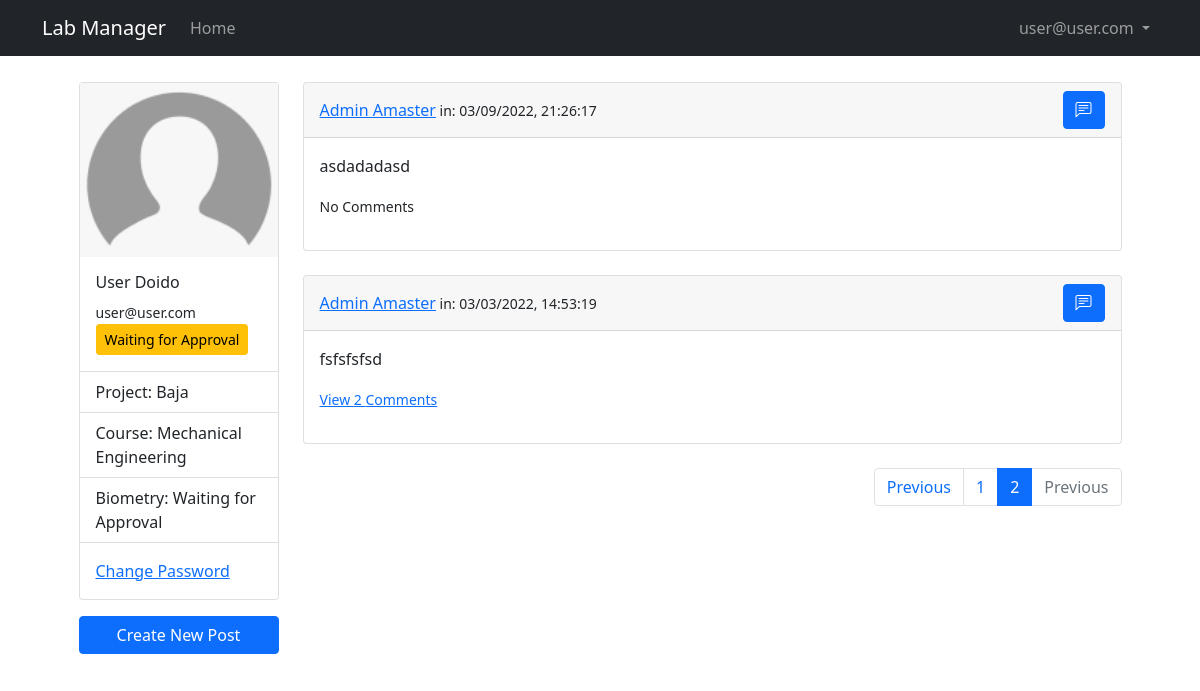
The app's page /profile?page=2 (signed in) with its own data.
### lab_manager/models.py (models this page shows, shortened)
class User(db.Model, UserMixin):
    id = db.Column(db.Integer, primary_key = True)
    email = db.Column(db.String(50), unique = True)
    name = db.Column(db.String(150))
    password = db.Column(db.String(128))
    date_created = db.Column(db.DateTime, default = datetime.utcnow)
    biometry = db.Column(db.Boolean, default = False, nullable = False)
    project = db.Column(db.Integer, nullable = False)
    grr = db.Column(db.Integer, unique = True)
    course = db.Column(db.String(50))
    approved_by = db.Column(db.Integer)
    date_approved = db.Column(db.DateTime, default = datetime.utcnow)
    approved = db.Column(db.Boolean, default = False, nullable = False)
    admin = db.Column(db.Boolean, default = False, nullable = False)
    projects = db.relationship('Project', backref="user", passive_deletes = False)
    posts = db.relationship('Post', backref="user", passive_deletes = True)
    comments = db.relationship('Comment', backref="user", passive_deletes = True)

class Post(db.Model):
    id = db.Column(db.Integer, primary_key = True)
    text = db.Column(db.Text, nullable = False)
    date_created = db.Column(db.DateTime, default = datetime.utcnow)
    author = db.Column(db.Integer, db.ForeignKey('user.id', ondelete='CASCADE'), nullable = False)
    comments = db.relationship('Comment', backref="post", passive_deletes=True)

### lab_manager/users/routes.py (the view)
@users.route("/profile")
@login_required
def profile():
    page = request.args.get('page', 1, type=int)
    posts = Post.query.order_by(Post.date_created.desc()).paginate(page, 3, False)
    next_url = url_for('users.profile', page=posts.next_num) \
        if posts.has_next else None
    prev_url = url_for('users.profile', page=posts.prev_num) \
        if posts.has_prev else None
    return render_template('users/profile.jinja2', title=current_user.name, user=current_user, posts=posts, next_url=next_url, prev_url=prev_url)

### lab_manager/__init__.py (called while the page is built)
def create_app(config_class=Config):
    app = Flask(__name__)
    app.config.from_object(Config)
    db.init_app(app)
    migrate.init_app(app, db)
    from lab_manager.main.routes import main
    app.register_blueprint(main)
    from lab_manager.users.routes import users
    app.register_blueprint(users)
    from lab_manager.admin.routes import admin
    app.register_blueprint(admin)
    from lab_manager.posts.routes import posts
    app.register_blueprint(posts)
    from .models import User, Project, Post
    initialize_database(app)
    login_manager.init_app(app)
    @login_manager.user_loader
    def load_user(id):
        return User.query.get(int(id))
    return app

### lab_manager/templates/users/profile.jinja2 (shortened to what this page needs)
{% extends "./layout.jinja2" %}
{% block content %}
<div class="row justify-content-md-center">
    <div class="col-md-3 card-col">
        <div class="card">
            <img class="img-fluid" src="{{ url_for('static', filename='img/default_user.png')}}" class="card-img-top" alt="Profile Picture">
            <div class="card-body">
                <h6 class="card-title">{{ user.name }}</h5>
                <small class="card-text">{{ user.email }}</small>
                {% if not user.admin %}
                    {% if not user.approved %} <button type="button" class="btn btn-warning btn-sm" data-bs-toggle="modal" data-bs-target="#approval_info">Waiting for Approval</button> {% else %} <button type="button" class="btn btn-success btn-sm">Approved</button> {% endif %}
                {% else %}
                    <button type="button" class="btn btn-warning btn-sm">Admin</button>
                {% endif %}
            </div>
            <ul class="list-group list-group-flush">
                <li class="list-group-item">Project: {{ user.project }}</li>
                <li class="list-group-item">Course: {% if not user.course %} <a href="">Enter Course</a> {% else %} {{ user.course }} {% endif %}</li>
                <li class="list-group-item">Biometry: {% if not user.approved and not user.admin %} Waiting for Approval {% elif not user.biometry %} <a href="">Register Biometry</a> {% else %} Biometry registered {% endif %} </li>
            </ul>
            <div class="card-body">
                <a href="#" class="card-link">Change Password</a>
            </div>
        </div>
        <div class="d-grid card-buttons">
        <button type="button" class="btn btn-primary" data-bs-toggle="modal" data-bs-target="#newPost">Create New Post</button>
        </div>
    </div>
    <div class="col-md-9">
        {% for post in posts.items %}
            {% include "./users/_posts.jinja2" %}
        {% endfor %}
        <nav aria-label="Page navigation example">
        <ul class="pagination justify-content-end">
            {% if posts.has_prev %}
                <li class="page-item">
                    <a class="page-link" href="{{prev_url}}">Previous</a>
                </li>
            {% else %}
                <li class="page-item disabled">
                    <a class="page-link">Previous</a>
                </li>
            {% endif %}
            {% for page_num in posts.iter_pages() %}
                {% if page_num %}
                    {% if page_num != posts.page %}
                        <li class="page-item"><a class="page-link" href="{{ url_for('users.profile', page=page_num) }}">{{ page_num }}</a></li>
                    {% else %}
                        <li class="page-item active"><a class="page-link" href="#">{{ page_num }}</a></li>
                    {% endif %}
                {% else %}
                    <li class="page-item"><a class="page-link" href="#">...</a></li>
                {% endif %}
            {% endfor %}
            {% if posts.has_next %}
                <li class="page-item">
                    <a class="page-link" href="{{next_url}}">Next</a>
                </li>
            {% else %}
                <li class="page-item disabled">
                    <a class="page-link">Previous</a>
                </li>
            {% endif %}
        </ul>
        </nav>
    </div>
</div>
{% endblock content %}

### lab_manager/templates/layout.jinja2 (shortened to what this page needs)
<!DOCTYPE html>
<html lang="en">
<head>
    <link href="https://cdn.jsdelivr.net/npm/bootstrap@5.1.3/dist/css/bootstrap.min.css" rel="stylesheet">
    <link rel="stylesheet" type="text/css" href="https://cdn.datatables.net/1.10.25/css/dataTables.bootstrap5.css">
    <link rel="stylesheet" href="https://cdn.jsdelivr.net/npm/bootstrap-icons@1.8.1/font/bootstrap-icons.css">
    <link rel="stylesheet" type="text/css" href="{{ url_for('static', filename='main.css') }}">
</head>
<body>
    <nav class="navbar navbar-expand-md navbar-dark bg-dark">
        <div class="container">
            <a class="navbar-brand mr-4" href="/">Lab Manager</a>
            <div class="collapse navbar-collapse" id="navbar">
                <div class="navbar-nav me-auto mb-2 mb-lg-0">
                    <a href="/" class="nav-item nav-link">Home</a>
                </div>
                <div class="navbar-nav">
                    {% if user.is_authenticated and user.admin==False %}
                        <li class="nav-item dropdown">
                            <a class="nav-link dropdown-toggle" href="#" id="navbarDropdown" role="button" data-bs-toggle="dropdown" aria-expanded="false"> {{user.email}} </a>
                        </li>
                    {% else %}
                        <a href="{{url_for('users.login')}}" class="nav-item nav-link">Login</a>
                        <a href="{{url_for('users.register')}}" class="nav-item nav-link">Sign Up</a>
                    {% endif %}
                </div>
            </div>
        </div>
    </nav>
    <main class="container full-page" role="main">
        {% block content %}{% endblock content %}
    </main>
</body>
</html>

### lab_manager/templates/users/_posts.jinja2 (shortened to what this page needs)
<div class="card text">
    <div class="card-header d-flex justify-content-between align-items-center">
        <span><a href="">{{post.user.name}}</a><small class="mutted" > in: {{post.date_created.strftime("%m/%d/%Y, %H:%M:%S")}}</small></span>
        <div class="btn-group" role="group" aria-label="Basic mixed styles example">
            <a data-bs-toggle="modal" data-bs-target="#commentPost{{post.id}}" class="btn btn-primary"><i class="bi bi-chat-left-text"></i></a>
        </div>
    </div>
    <div class="card-body">
        <p class="card-text">{{post.text}}</p>
            <p>
            {% if post.comments|length %}
                <a data-bs-toggle="collapse" href="#comments-{{post.id}}" aria-expanded="false" aria-controls="colapse-comments-{{post.id}}"><small>View {{post.comments|length}} Comments</small></a>
            {% else %}
                <small class="text-mutted">No Comments</small>
            {% endif %}
            </p>
    </div>
</div>
<br>

### lab_manager/static/main.css (style rules this page uses)
.full-page { background: #ffffff; padding: 10px 20px; margin-bottom: 20px; margin-top: 1rem; }
.card-col { width: 14rem; }
.card-buttons { margin-top: 1rem; align-items: center; }

### records on screen
User: email "user@user.com", name "User Doido", project "Baja", course "Mechanical Engineering"
Post: user.name "Admin Amaster", date_created "03/09/2022, 21:26:17", text "asdadadasd", shows "No Comments"
Post: user.name "Admin Amaster", date_created "03/03/2022, 14:53:19", text "fsfsfsfsd", comments|length "2"

### other values on screen
{{ page_num }} "1"
{{ page_num }} "2"
